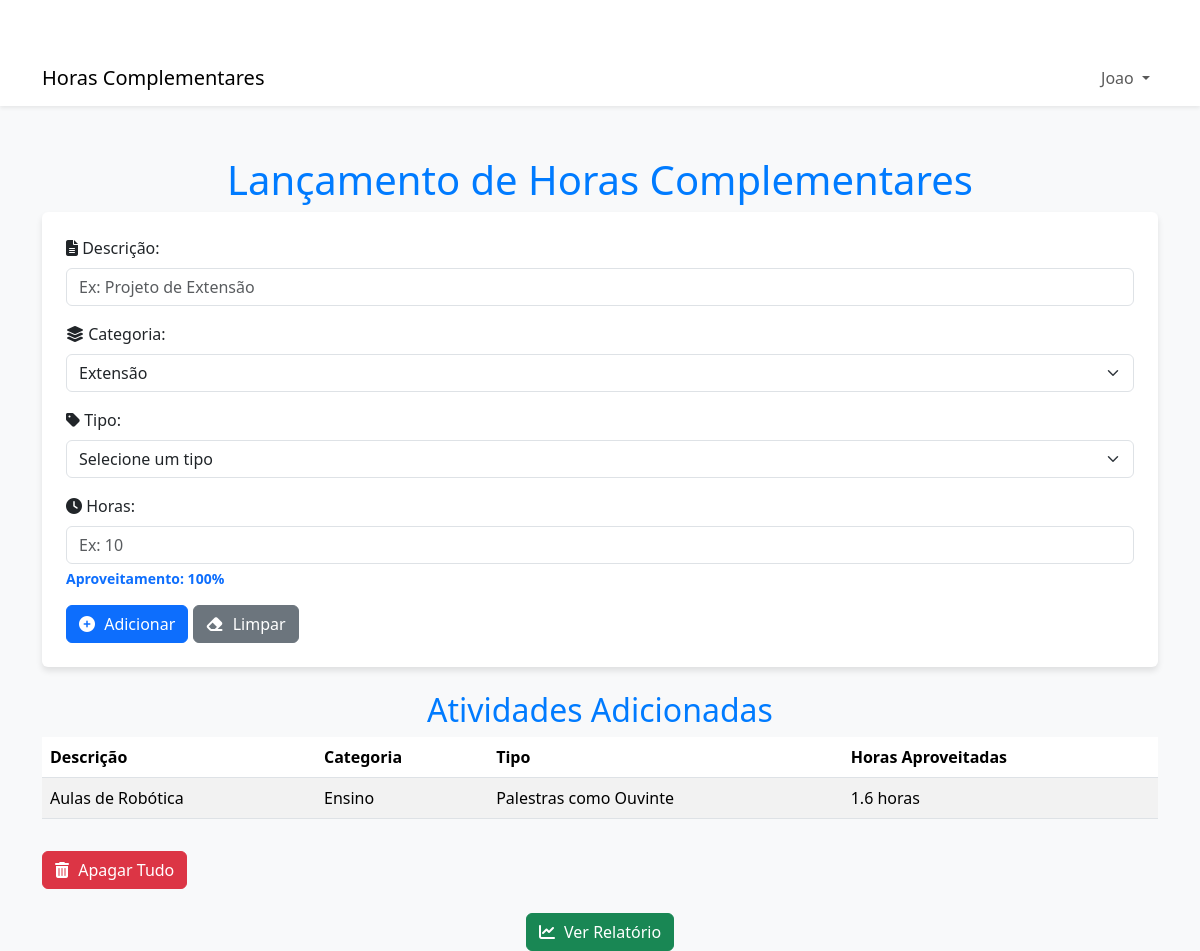
Screenshot of / (signed in) with the database file from the repository.
### app.py (models this page shows)
class Atividade(db.Model):
    id = db.Column(db.Integer, primary_key=True)
    descricao = db.Column(db.String(200), nullable=False)
    categoria = db.Column(db.String(50), nullable=False)
    tipo = db.Column(db.String(50), nullable=False)
    horas = db.Column(db.Integer, nullable=False)
    horas_aproveitadas = db.Column(db.Float, nullable=False)
    user_id = db.Column(db.Integer, db.ForeignKey('usuario.id'), nullable=False)

### app.py (the view)
@app.route('/')
def index():
    if not session.get("user_id"):
        flash("Você precisa estar logado para acessar esta página.", "warning")
        return redirect(url_for('login'))
    user_id = session.get("user_id")
    atividades = Atividade.query.filter_by(user_id=user_id).all()  # Filtra pelo usuário logado
    tipos = list(LIMITES_TIPO.keys())
    return render_template('index.html', atividades=atividades, tipos=tipos)

### templates/index.html (shortened to what this page needs)
<!DOCTYPE html>
<html lang="pt-br">
<head>
    <link href="https://cdn.jsdelivr.net/npm/bootstrap@5.3.2/dist/css/bootstrap.min.css" rel="stylesheet">
    <link href="https://cdnjs.cloudflare.com/ajax/libs/font-awesome/6.4.0/css/all.min.css" rel="stylesheet">
</head>
<body>
    <nav class="navbar navbar-expand-lg navbar-light bg-white shadow-sm">
        <div class="container">
            <a class="navbar-brand" href="/">Horas Complementares</a>
            <div class="collapse navbar-collapse" id="navbarNav">
                <ul class="navbar-nav ms-auto">
                    {% if session.get('user_id') %}
                    <li class="nav-item dropdown">
                        <a class="nav-link dropdown-toggle" href="#" id="userDropdown" role="button" data-bs-toggle="dropdown" aria-expanded="false">
                            {{ session.get('username', 'Usuário') }}
                        </a>
                    </li>
                    {% endif %}
                </ul>
            </div>
        </div>
    </nav>
    <div class="container">
        <h1>Lançamento de Horas Complementares</h1>
        <div class="card p-4 mb-4">
            <form method="POST" action="/adicionar" id="form-atividades">
                <div class="mb-3">
                    <label class="form-label" for="descricao">
                        <i class="fas fa-file-alt"></i> Descrição:
                    </label>
                    <input type="text" id="descricao" name="descricao" class="form-control" placeholder="Ex: Projeto de Extensão" required>
                </div>
                <div class="mb-3">
                    <label class="form-label" for="categoria">
                        <i class="fas fa-layer-group"></i> Categoria:
                    </label>
                    <select id="categoria" name="categoria" class="form-select" required>
                        <option value="Extensão" selected>Extensão</option>
                    </select>
                </div>
                <div class="mb-3">
                    <label class="form-label" for="tipo">
                        <i class="fas fa-tag"></i> Tipo:
                    </label>
                    <select id="tipo" name="tipo" class="form-select" required>
                        <option value="" disabled selected>Selecione um tipo</option>
                    </select>
                </div>
                <div class="mb-3">
                    <label class="form-label" for="horas">
                        <i class="fas fa-clock"></i> Horas:
                    </label>
                    <input type="number" id="horas" name="horas" class="form-control" placeholder="Ex: 10" min="1" required>
                    <div class="form-text" id="aproveitamento-info">Aproveitamento: 100%</div>
                </div>
                <button type="submit" class="btn btn-primary" id="btn-adicionar">
                    <i class="fas fa-plus-circle"></i> Adicionar
                </button>
                <button type="reset" class="btn btn-secondary">
                    <i class="fas fa-eraser"></i> Limpar
                </button>
            </form>
        </div>
        <h2>Atividades Adicionadas</h2>
        <table class="table table-striped table-hover">
            <thead>
                <tr>
                    <th>Descrição</th>
                    <th>Categoria</th>
                    <th>Tipo</th>
                    <th>Horas Aproveitadas</th>
                </tr>
            </thead>
            <tbody>
                {% for atividade in atividades %}
                <tr>
                    <td>{{ atividade.descricao }}</td>
                    <td>{{ atividade.categoria }}</td>
                    <td>{{ atividade.tipo }}</td>
                    <td>{{ atividade.horas_aproveitadas }} horas</td>
                </tr>
                {% endfor %}
            </tbody>
        </table>
<form method="POST" action="/apagar_tudo" onsubmit="return confirm('Tem certeza que deseja apagar todas as atividades?')">
    <button type="submit" class="btn btn-danger mt-3">
        <i class="fas fa-trash-alt"></i> Apagar Tudo
    </button>
</form>
        <div class="text-center mt-4">
            <a href="/relatorio" class="btn btn-success">
                <i class="fas fa-chart-line"></i> Ver Relatório
            </a>
        </div>
    </div>
</body>
</html>

### templates/index.html (style rules this page uses)
body { background-color: #f8f9fa; }
.container { margin-top: 50px; }
.navbar { margin-bottom: 20px; }
.card { border: none; box-shadow: 0 4px 6px rgba(0, 0, 0, 0.1); }
h1, h2 { color: #007bff; text-align: center; }
.btn i { margin-right: 5px; }
#aproveitamento-info { font-weight: bold; color: #0d6efd; }

### rows the page displays
Atividade: descricao "Aulas de Robótica", categoria "Ensino", tipo "Palestras como Ouvinte", horas_aproveitadas "1.6"

### other values shown
{{ session.get('username', 'Usuário') }} "Joao"
